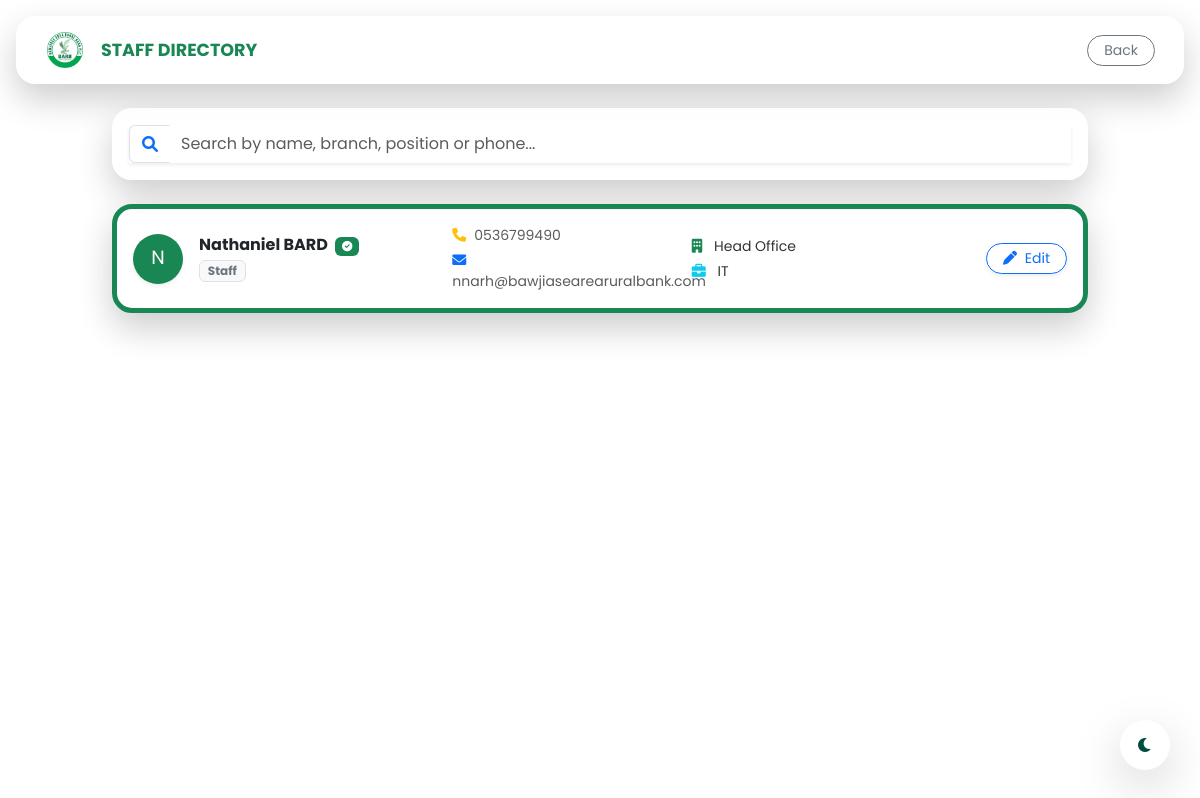
Screenshot of /directory (signed in) with the database file from the repository.
### app.py (models this page shows, shortened)
class User(db.Model, UserMixin):
    id = db.Column(db.Integer, primary_key=True)
    fullname = db.Column(db.String(150), nullable=False)
    phone = db.Column(db.String(20), nullable=False, default="N/A")
    email = db.Column(db.String(150), unique=True, nullable=False)
    password = db.Column(db.String(200), nullable=False)
    role = db.Column(db.String(50), default='General Staff')
    position = db.Column(db.String(100), nullable=True, default='Staff')
    department = db.Column(db.String(100), nullable=False)
    branch = db.Column(db.String(100), nullable=False)
    image_file = db.Column(db.String(20), nullable=False, default='default.jpg')
    is_active_user = db.Column(db.Boolean, default=True)
    is_verified = db.Column(db.Boolean, default=False)
    verification_code = db.Column(db.String(6), nullable=True)
    hidden_announcements = db.relationship(
        'Announcement',
        secondary=hidden_posts,
        backref='hidden_by',
    )

### app.py (the view)
@app.route('/directory')
@login_required
def directory():
    return render_template(
        'directory.html',
        user=current_user,
        directory=User.query.order_by(User.fullname).all(),
    )

### app.py (called while the page is built)
@login_manager.user_loader
def load_user(user_id):
    return db.session.get(User, int(user_id))

@app.context_processor
def inject_notifications():
    if current_user.is_authenticated:
        if current_user.department == 'IT' or current_user.role == 'Super Admin':
            incident_count = IncidentReport.query.filter_by(status='Open').count()
            amendment_count = ProfileAmendment.query.filter_by(status='Open').count()
            return dict(unread_count=incident_count + amendment_count)
    return dict(unread_count=0)

### templates/directory.html (shortened to what this page needs)
{% extends "base.html" %}
{% block content %}
<nav class="navbar navbar-expand-lg glass-card mx-3 mt-3 px-3 py-2 sticky-top">
    <div class="container-fluid">
        <a class="navbar-brand d-flex align-items-center" href="{{ url_for('dashboard') }}">
            <img src="{{ url_for('static', filename='img/barb_logo.png') }}" width="40" height="40" class="me-2 rounded-circle">
            <span class="fw-bold text-success small ms-2">STAFF DIRECTORY</span>
        </a>
        <a href="{{ url_for('dashboard') }}" class="btn btn-outline-secondary btn-sm rounded-pill px-3">Back</a>
    </div>
</nav>
<div class="container mt-4 pb-5" style="max-width: 1000px;">
    <div class="glass-card p-3 mb-4">
        <div class="input-group shadow-sm">
            <span class="input-group-text bg-white border-end-0"><i class="fas fa-search text-primary"></i></span>
            <input type="text" id="dirSearch" class="form-control border-start-0" placeholder="Search by name, branch, position or phone..." onkeyup="filterDirectory()">
        </div>
    </div>
    <div class="d-flex flex-column gap-3" id="staffGrid">
        {% for staff in directory %}
        <div class="glass-card p-3 position-relative staff-card hover-shadow transition-all border-start border-5 border-success">
            <div class="row align-items-center">
                <div class="col-md-4 d-flex align-items-center mb-2 mb-md-0">
                    <div class="bg-success text-white rounded-circle d-flex align-items-center justify-content-center me-3 shadow-sm" style="width: 50px; height: 50px; font-size: 1.2rem; min-width: 50px;">
                        {{ staff.email[0].upper() }}
                    </div>
                    <div>
                        <h6 class="fw-bold mb-0 text-dark staff-text">
                            {{ staff.fullname }}
                            {% if staff.is_verified %}
                                <span class="badge bg-success ms-1" style="font-size: 0.65rem;">
                                    <i class="fas fa-check-circle"></i>
                                </span>
                            {% endif %}
                        </h6>
                        <span class="badge bg-light text-secondary border mt-1">{{ staff.position or staff.role }}</span>
                    </div>
                </div>
                <div class="col-md-3 mb-2 mb-md-0">
                    <div class="small text-muted mb-1">
                        <i class="fas fa-phone me-2 text-warning"></i>{{ staff.phone }}
                    </div>
                    <div class="small text-muted">
                        <i class="fas fa-envelope me-2 text-primary"></i>{{ staff.email }}
                    </div>
                </div>
                <div class="col-md-3 mb-2 mb-md-0">
                    <div class="small text-muted mb-1">
                        <i class="fas fa-building me-2 text-success"></i>
                        <span class="staff-text">{{ staff.branch }}</span>
                    </div>
                    <div class="small text-muted">
                        <i class="fas fa-briefcase me-2 text-info"></i>
                        <span class="staff-text">{{ staff.department }}</span>
                    </div>
                </div>
                {% if user.department in ['IT', 'HR'] or user.role == 'Super Admin' %}
                <div class="col-md-2 text-end">
                    <button class="btn btn-outline-primary btn-sm rounded-pill px-3 shadow-sm"
                            onclick="openEditModal(this)"
                            data-id="{{ staff.id }}"
                            data-position="{{ staff.position or '' }}"
                            data-branch="{{ staff.branch }}"
                            data-dept="{{ staff.department }}">
                        <i class="fas fa-pen me-1"></i> Edit
                    </button>
                </div>
                {% endif %}
            </div>
        </div>
        {% else %}
        <div class="text-center py-5 text-muted">
            <i class="fas fa-users fa-3x mb-3 opacity-25"></i>
            <p>No staff members found.</p>
        </div>
        {% endfor %}
    </div>
</div>
{% endblock %}

### templates/base.html (shortened to what this page needs)
<!DOCTYPE html>
<html lang="en">
<head>
    <link href="https://cdn.jsdelivr.net/npm/bootstrap@5.3.0/dist/css/bootstrap.min.css" rel="stylesheet">
    <link rel="stylesheet" href="{{ url_for('static', filename='css/style.css') }}">
    <link rel="stylesheet" href="https://cdnjs.cloudflare.com/ajax/libs/font-awesome/6.0.0/css/all.min.css">
</head>
<body>
    <div class="theme-switch-wrapper">
        <button id="themeToggle" class="btn btn-circle shadow-lg" onclick="toggleTheme()">
            <i class="fas fa-moon" id="themeIcon"></i>
        </button>
    </div>
    {% block content %}{% endblock %}
</body>
</html>

### static/css/style.css (style rules this page uses)
:root { --bg-overlay: rgba(0, 51, 42, 0.4); --card-bg: rgba(255, 255, 255, 0.85); --card-border: rgba(255, 255, 255, 0.5); --text-main: #333; --text-muted-light: #6c757d; --input-bg: rgba(255, 255, 255, 0.9); --input-text: #000; --badge-bg: white; --glow-color: 0 15px 35px rgba(0,0,0,0.2); --brand-green: #004d40; --brand-cyan: #64ffda; }
body, html { height: 100%; margin: 0; font-family: 'Poppins', sans-serif; overflow-x: hidden; overflow-y: auto; }
h5, h4, h3, h6 { color: var(--text-main) !important; }
p, .small, label, span { color: var(--text-main); }
.glass-card { background: var(--card-bg); border: 1px solid var(--card-border); box-shadow: var(--glow-color); border-radius: 20px; z-index: 3; position: relative; color: var(--text-main); animation: floatUp 0.8s ease-out forwards; overflow: visible !important; transition: box-shadow 0.5s ease, background 0.5s ease; }
.form-control, .form-select { background-color: var(--input-bg) !important; border: 1px solid var(--card-border); color: var(--input-text) !important; border-radius: 8px; transition: border-color 0.3s ease, box-shadow 0.3s ease; }
a { color: var(--brand-green); font-weight: 600; text-decoration: none; transition: color 0.3s ease; }
.theme-switch-wrapper { position: fixed; bottom: 30px; right: 30px; z-index: 9999; }
.btn-circle { width: 50px; height: 50px; border-radius: 50%; background: var(--badge-bg); color: var(--brand-green); display: flex; align-items: center; justify-content: center; transition: all 0.3s ease; border: 2px solid var(--card-border); box-shadow: 0 4px 10px rgba(0,0,0,0.3); }

### rows the page displays
User: email "N", fullname "Nathaniel BARD", is_verified True (drawn), position "Staff", phone "0536799490", email "nnarh@bawjiasearearuralbank.com", branch "Head Office", department "IT"
